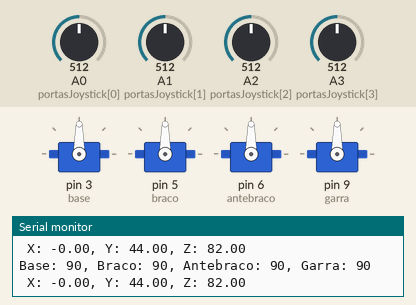
A sketch run on a simulated Arduino Uno, built with avr-gcc and run on an emulated ATmega328P. Shown: 4 × servo, the last lines printed to the serial monitor. The inputs (shaded band) are chosen by the test bench; at power-on: A0 (portasJoystick[0]) = 512, A1 (portasJoystick[1]) = 512, A3 (portasJoystick[3]) = 512, A2 (portasJoystick[2]) = 512.

Above: at 4.2 s.
4.3 s: A0 (portasJoystick[0]) set to 590
7.3 s: A0 (portasJoystick[0]) set to 616
At 7.76 s:
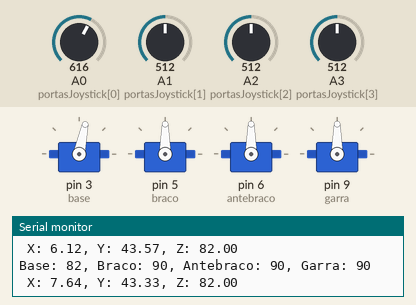
At 8.59 s:
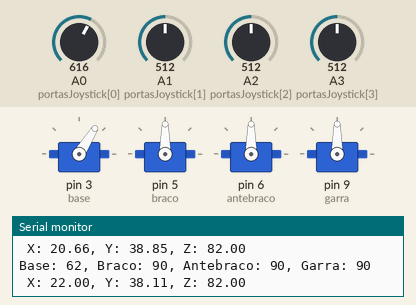
10.3 s: A1 (portasJoystick[1]) set to 413
13.3 s: A1 (portasJoystick[1]) set to 386
At 16.1 s:
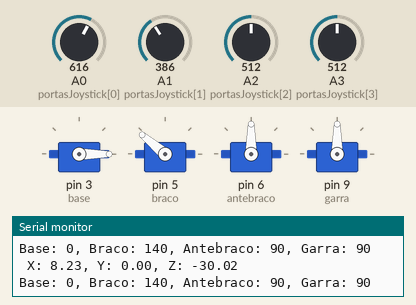
16.3 s: A3 (portasJoystick[3]) set to 413
19.3 s: A3 (portasJoystick[3]) set to 391
At 19.51 s:
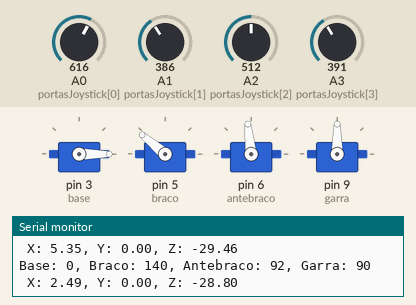
Timing chart, 0 to 22.1 s (numbered marks = the images above; inputs shaded):
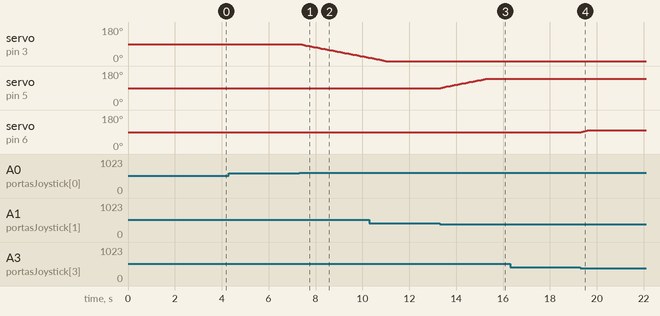

Measured:
- the behaviour switches between 600 and 601 on A0 (portasJoystick[0]) (found by bisection; images 0 and 1)
- the behaviour switches between 400 and 399 on A1 (portasJoystick[1]) (found by bisection; images 2 and 3)
- after the input at 7.3 s, servo on pin 3 (base): moves from 90° to 18° over 2.9 s, starting after 0.05 s
- after the input at 13.3 s, servo on pin 5 (braco): moves from 90° to 140° over 2.0 s, starting at once
- after the input at 19.3 s, servo on pin 6 (antebraco): moves from 90° to 100° over 0.33 s, starting at once

The sketch:

meArm_CinematicaDiretaJoystick.ino
```cpp
#include <Servo.h>
#include <math.h>

Servo base, braco, antebraco, garra;  //Declara todos os servos.

const int cBraco = 84;      //Comprimento do braço.
const int cAntebraco = 82;  //Comprimento do antebraço.
const int acel = 2;         //Aceleração do servo.

const int posInicial[] = {90, 90, 90, 90};     //Posições iniciais.
const int limiteBaixo[] = {0, 50, 30, 60};     //Limites baixos.
const int limiteAlto[] = {180, 140, 100, 90};  //Limites altos.
const int erro[] = {90, 180, -90, -40};        //Erro para cálculos.

int portasJoystick[] = {A0, A1, A2, A3, 10, 11};  //Portas analógicas dos joysticks;
int joystick[] = {0, 0, 0, 0, 0, 0};              //Leituras Joysticks.
int zonaMorta[] = {400, 600};                     //Zona morta dos Joysticks.

int angulos[] = {90, 90, 90, 90};  //Angulos dos servos.
float coordenadas[]={90, 0, 92};   //Coordenadas da garra.

void setup(){
	Serial.begin(9600);  //Inicia a comunicação serial.
  joysticksInicial();  //Declara as portas conectadas aos joysticks.
	conexoes();          //Declara as portas onde cada servo está conectado.
	escritaInicial();    //Coloca os servos nas posições iniciais.
	contagem();          //Faz uma contagem regressiva para que a garra comece a se mover.
}

void loop(){
	atualizacao();  //Atualiza os angulos de acordo com os joysticks.
  incremento();   //Suavizar o movimento dos servos.
	verificacao();  //Verifica se os ângulos estão dentro do limite permitido.
	mover();        //Move os servos.
	calcs();        //Faz os cálculos necessários para descobrir os ângulos dos servos.
	debug();        //Envia informações úteis para diagnóstico.
}

void conexoes(){
	base.attach(3);       //Conecta a base à porta 3.
	braco.attach(5);      //Conecta o braco à porta 5.
	antebraco.attach(6);  //Conecta o antebraco à porta 6.
	garra.attach(9);      //Conecta a garra à porta 9.
}

void joysticksInicial(){
	for(int i = 0; i < 4; i++){  //Declara todas as portas conectadas aos joysticks como entradas.
    pinMode(portasJoystick[i], INPUT);
  }
  for(int i = 4; i < 6; i++){
    pinMode(portasJoystick[i], INPUT_PULLUP);
  }
}

void escritaInicial(){
	base.write(posInicial[0]);       //Posiciona o servo da base na posicao inicial.
	braco.write(posInicial[1]);      //Posiciona o servo do braco na posicao inicial.
  antebraco.write(posInicial[2]);  //Posiciona o servo do antebraco na posicao inicial.
  garra.write(posInicial[3]);      //Posiciona o servo da garra na posicao inicial.
}

void contagem(){
	Serial.println("Pronto.");   //Envia a mensagem pronto para sabermos que os servos se conectaram e chegaram a posição inicial.
  Serial.print("Contagem: ");  //Inicia a Contagem para o início do roteiro.
  for(int i = 3; i > 0; i--){  //Faz a contagem regressiva.
    Serial.print(i);
    if(i!=1){
      Serial.print(", ");
    } else {
      Serial.println("");
    }
  delay(1000);
  }
}

void atualizacao(){
  for(int i = 0; i < 4; i++){
    joystick[i] = analogRead(portasJoystick[i]);
  }
  for(int i = 4; i < 6; i++){
    joystick[i] = portasJoystick[i];
  }
}

void incremento(){
  if(joystick[0]<zonaMorta[0]){
    angulos[0]+=acel;
  } else if(joystick[0]>zonaMorta[1]){
    angulos[0]-=acel;
  }
  if(joystick[1]<zonaMorta[0]){
    angulos[1]+=acel;
  } else if(joystick[1]>zonaMorta[1]){
    angulos[1]-=acel;
  }
  if(joystick[3]<zonaMorta[0]){
    angulos[2]+=acel;
  } else if(joystick[2]>zonaMorta[1]){
    angulos[2]-=acel;
  }
  if(joystick[2]<zonaMorta[0]){
    angulos[3]+=acel;
  } else if(joystick[3]>zonaMorta[1]){
    angulos[3]-=acel;
  }
}

void calcs(){
  float a = cBraco;
  float f = cAntebraco;
  float x = (float)angulos[0];
  float y = (float)angulos[1];
  float z = (float)angulos[2];

  float alpha = y+z-erro[2];  //Calcula o angulo oposto à d no triangulo braco, antebraco e d.

	float d = sqrt((f*f)+(a*a)-(2*a*f*cos(alpha * PI / 180.0)));  //Calcula o vetor entre a posicao final da garra e a base.

  float phi = acos(((d*d)+(f*f)-(a*a))/(2*d*f)) * (180.0 / PI);  //Calcula o angulo oposto ao antebraco do trinagulo braco, antebraco e d.

  float theta = erro[1] - phi - y;  //Calcula o angulo oposto à aresta da coordenada z.

  float s = d * cos(theta * PI / 180) + erro[3];  //Calcula a menor distância entre a base e o vértice z.

	coordenadas[0] = s * cos(x * PI / 180.0);      //Converte o valor para inteiro e adiciona o erro.
	coordenadas[1] = s * sin(x * PI / 180.0);      //Converte o valor para inteiro e adiciona o erro.
	coordenadas[2] = d * sin(theta * PI / 180.0);  //Converte o valor para inteiro e adiciona o erro.
}

void verificacao(){
  if (angulos[1]+angulos[2]<100){
    if(angulos[1]+10<limiteAlto[1]){
      angulos[1]+=10;
    } else {
      angulos[2]-=10;
    }
  }
	for(int i = 0; i < 4; i++){
			if (angulos[i] < limiteBaixo[i]){        //Verifica se o angulo desejado é
				angulos[i] = limiteBaixo[i];           //menor que o limite e o corrige.
			} else if (angulos[i] > limiteAlto[i]){  //Verifica se o angulo calculado é
				angulos[i] = limiteAlto[i];            //maior que o limite e o corrige.
			}
	}
}

void mover(){
  base.write(angulos[0]);       //Move o servo da base.
  braco.write(angulos[1]);      //Move o servo do braco.
  antebraco.write(angulos[2]);  //Move o servo do antebraco.
  garra.write(angulos[3]);      //Move o servo da garra.
}

void debug(){
  Serial.println();
  Serial.print(" X: ");          //Escreve no monitor serial uma série
  Serial.print(coordenadas[0]);  //de valores úteis para diagnosticar
  Serial.print(", Y: ");         //o funcionamento da garra.
  Serial.print(coordenadas[1]);
  Serial.print(", Z: ");
  Serial.println(coordenadas[2]);
  Serial.print("Base: ");
  Serial.print(angulos[0]);
  Serial.print(", Braco: ");
  Serial.print(angulos[1]);
  Serial.print(", Antebraco: ");
  Serial.print(angulos[2]);
  Serial.print(", Garra: ");
  Serial.println(angulos[3]);
}
```
